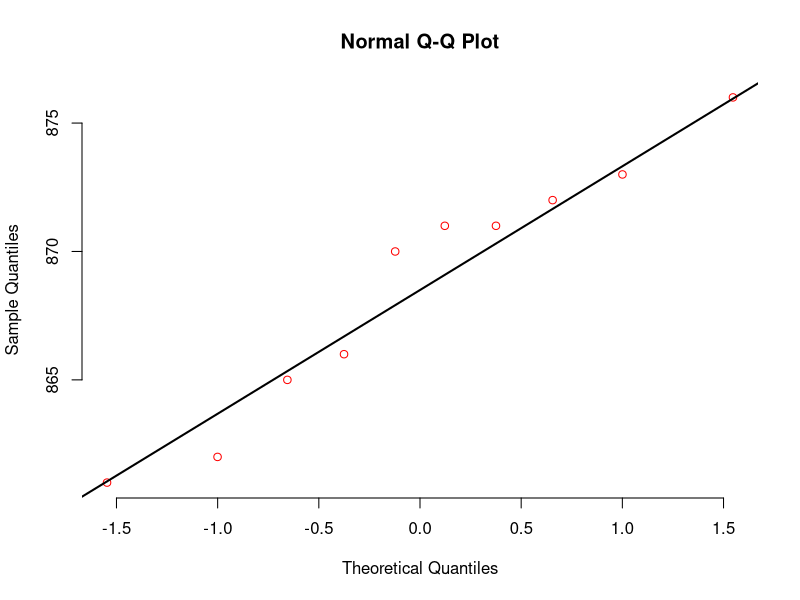
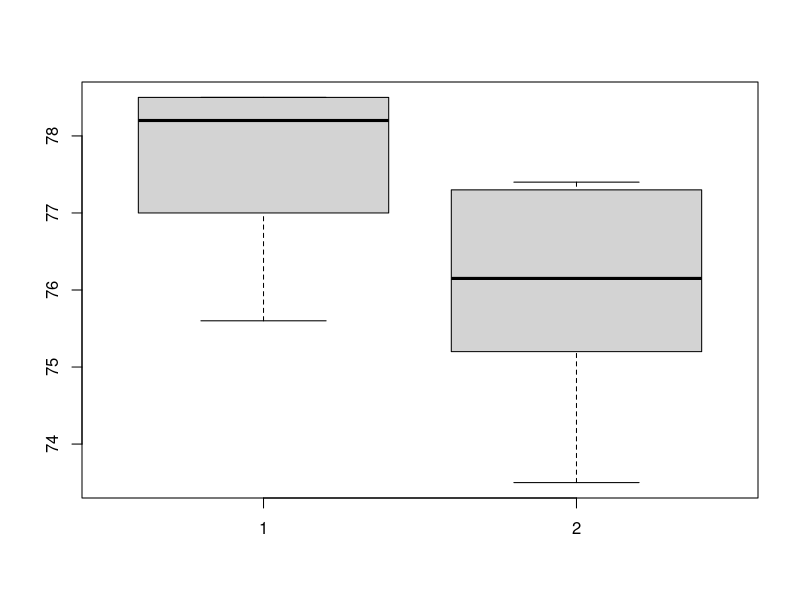
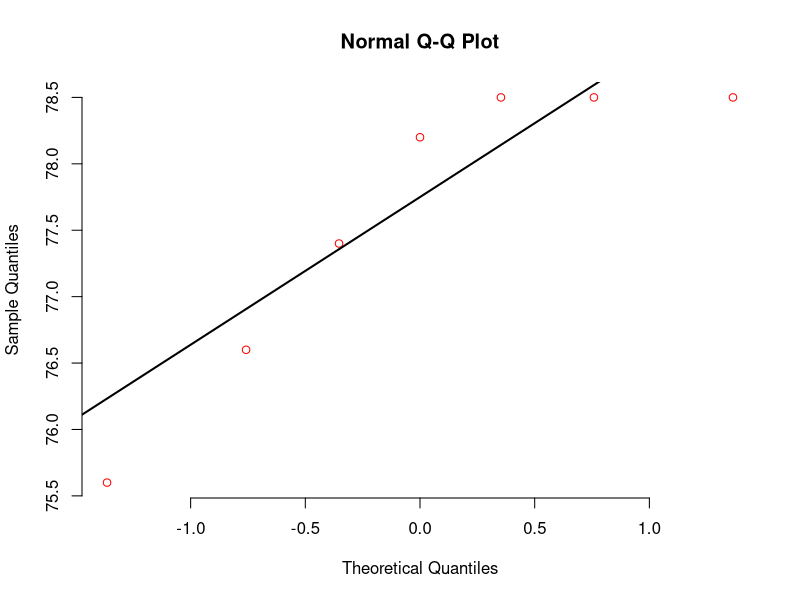
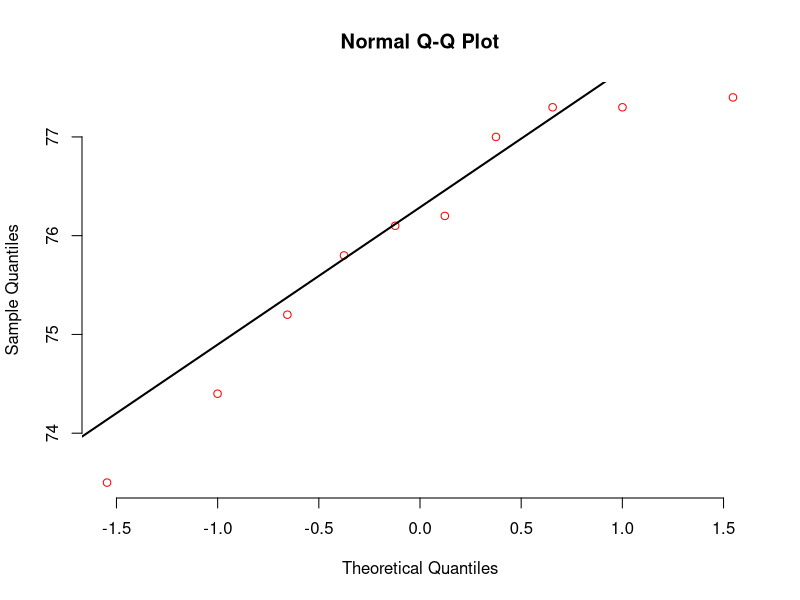
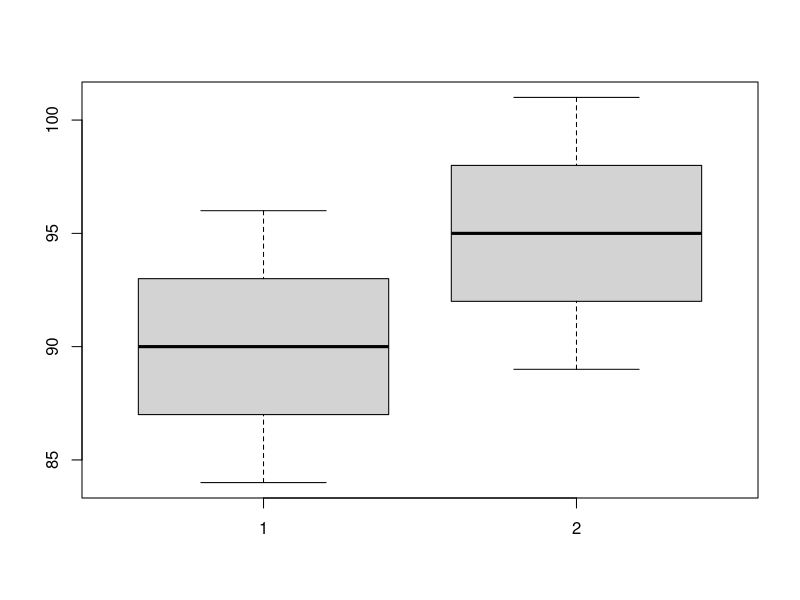
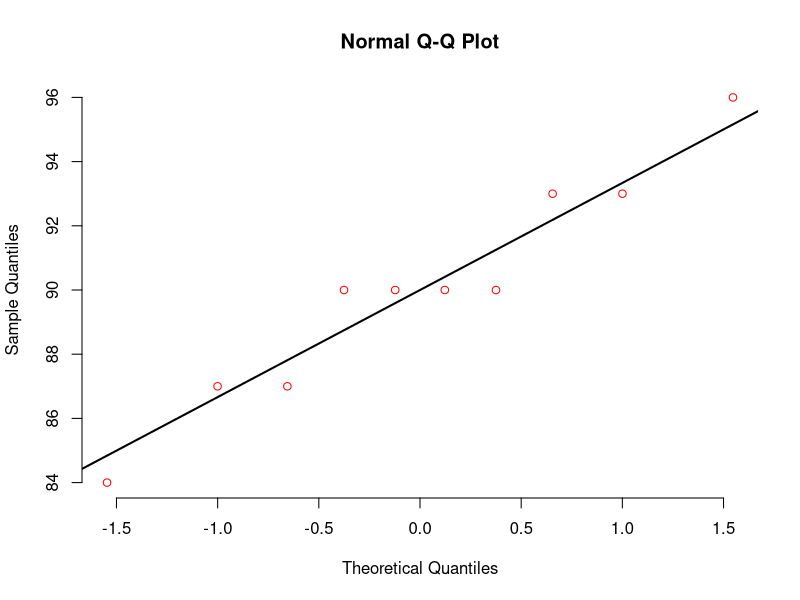
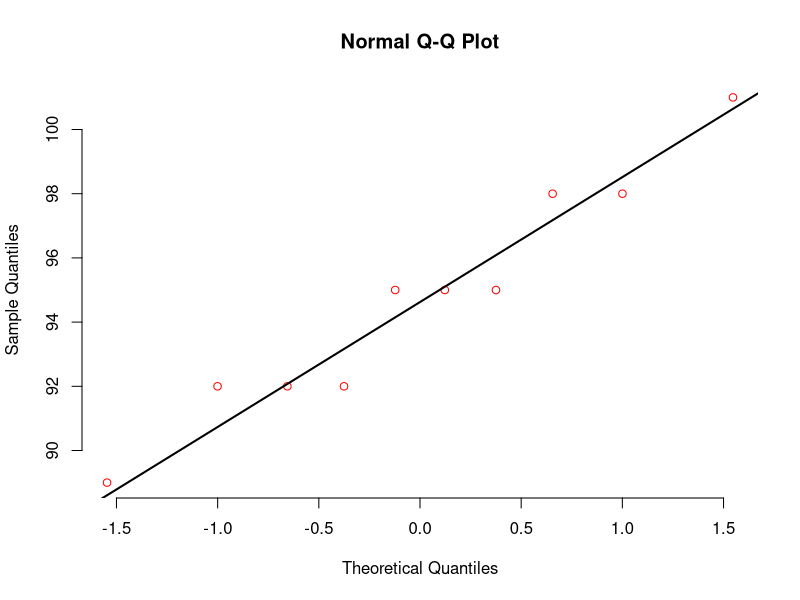
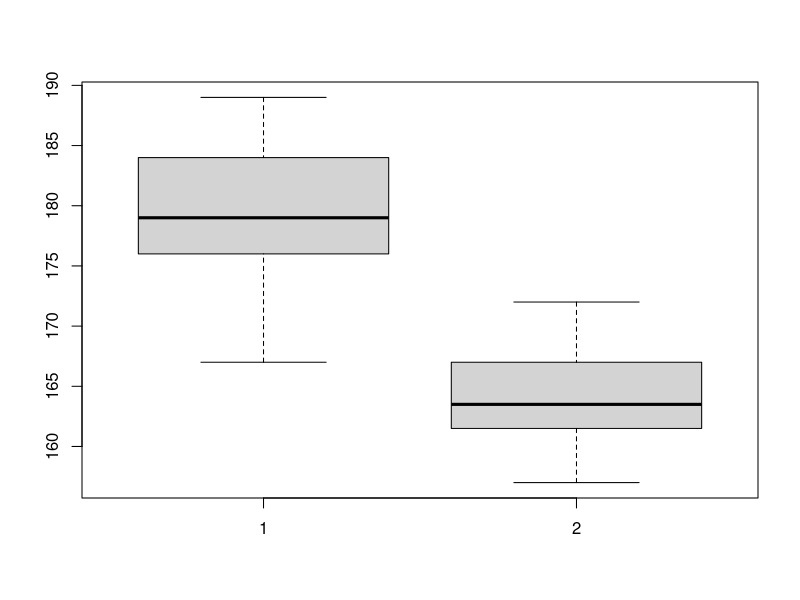

The R script that drew these images, in order:
# 1.  In a certain region, ten independent measurements of sea depth were made, and the following 
#    results were obtained: 862, 870, 876, 866, 871, 865, 861, 873, 871, 872. At the significance level of  
#    α = 0.05, verify the hypothesis that the average sea depth is 870m in this region.
(data_first <- c(862, 870, 876, 866, 871, 865, 861, 873, 871, 872))
## [1] 0.545861
test <- shapiro.test(data_first)
test$p.value

qqnorm(data_first, pch = 1, frame = FALSE, col="red")
qqline(data_first, lwd = 2)

## [1] 868.7
values <- t.test(data_first, mu = 870, alternative = "greater")
values$estimate
## [1] 0.2136555
values$p.value

# 2. Manufacturer of washing powder A claims that its product is significantly better than competitive powder B. 
#    To verify this assurance, the CTA (Consumer Test Agency) tested both washing powders. For this purpose, the measurements
#    of the washing degree of 7 pieces of fabric with powder A were carried out to obtain the results (in %):
#   78.2, 78.5, 75.6, 78.5, 78.5, 77.4, 76.6,
#   and 10 pieces of fabric with powder B to obtain the results (in %):
#   76.1, 75.2, 75.8, 77.3, 77.3, 77.0, 74.4, 76.2, 73.5, 77.4.
#   What should the CTA’s conclusion about the quality of these powders be?
powderA <- c(78.2, 78.5, 75.6, 78.5, 78.5, 77.4, 76.6)
powderB <- c(76.1, 75.2, 75.8, 77.3, 77.3, 77.0, 74.4, 76.2, 73.5, 77.4)
boxplot(powderA, powderB)
## [1] 0.06832755
shapiro.test(powderA)$p.value
## [1] 0.2558752
shapiro.test(powderB)$p.value
#QQPlot dla PowderA
qqnorm(powderA, pch=1, frame = F, col="red")
qqline(powderA, lwd=2)
#QQPlot dla PowderB
qqnorm(powderB, pch=1, frame = F, col="red")
qqline(powderB, lwd=2)
## [1] 1.304762
(var(powderA))
## [1] 1.764
(var(powderB))
## [1] 0.3683809
var.test(powderA, powderB, alternative = "less", var.equal=F)$p.value
## [1] 77.61429
(mean(powderA))
## [1] 76.02
(mean(powderB))
## [1] 0.01059375
t.test(powderA, powderB, var.equal = TRUE, alternative = 'greater')$p.value

# 3. A group of 10 people was subjected to a study aimed at examining the attitude towards public schools. 
#    Then the group watched an educational film aimed at improving the attitude towards this type of school.
#    The results are as follows (higher value means better attitude):
#    
#    before: 84, 87, 87, 90, 90, 90, 90, 93, 93, 96,
#    after: 89, 92, 98, 95, 95, 92, 95, 92, 98, 101.
#
#    Investigate if the film significantly improves attitude towards public schools.
before <- c(84, 87, 87, 90, 90, 90, 90, 93, 93, 96)
after <- c(89, 92, 98, 95, 95, 92, 95, 92, 98, 101)
boxplot(before, after)
## [1] 0.7025892
shapiro.test(before)$p.value
qqnorm(before, pch=1, frame = F, col="red")
qqline(before, lwd=2)
## [1] 0.691489
shapiro.test(after)$p.value
qqnorm(after, pch=1, frame = F, col="red")
qqline(after, lwd=2)
## [1] 90
mean(before)
## [1] 94.7
mean(after)
## [1] 0.0003786878
t.test(before, after, alternative = 'less', paired = TRUE)$p.value

# 4. The height of 13 men and 12 women in a sports center was examined. The results are as follows:
#    men: 171, 176, 179, 189, 176, 182, 173, 179, 184, 186, 189, 167, 177,
#    women: 161, 162, 163, 162, 166, 164, 168, 165, 168, 157, 161, 172.
#    Can we say that the average height of men is significantly greater than that of women?
men <- c(171, 176, 179, 189, 176, 182, 173, 179, 184, 186, 189, 167, 177)
women <- c(161, 162, 163, 162, 166, 164, 168, 165, 168, 157, 161, 172)
boxplot(men, women)
## [1] 0.8595396
shapiro.test(men)$p.value #p.value = 0.8595396 co jest większe od 0.05 - więc dalej w alternative daje greater
qqnorm(men, pch=1, frame = F, col="red")
qqline(men, lwd=2)
## [1] 0.9447828
shapiro.test(women)$p.value
qqnorm(women, pch=1, frame = F, col="red")
qqline(women, lwd=2)
## [1] 45.74359
var(men)
## [1] 16.08333
var(women)
## [1] 0.04689163
var.test(men, women, alternative = "greater")$p.value
## [1] 179.0769
mean(men)
## [1] 164.0833
mean(women)
## [1] 6.928802e-07
t.test(men, women, alternative = 'greater')$p.value

# 5.  Use the appropriate F and t-Student tests to solve the tasks 1-4, but now use their critical regions instead of p-values.
## 1.
##          t 
## -0.8312939
mean(data_first)
(t_data <- t.test(data_first, mu=870)$statistic)
## [1] -1.833113

## 2.
##         F 
## 0.7396609
(powder_var <- var.test(powderA, powderB, alternative = "less", var.equal=F)$estimate)
## [1] 0.243961

##        t 
## 2.573477
t.test(powderA, powderB, var.equal = TRUE, alternative = 'greater')$statistic
## [1] 1.75305

## 3.
##        t 
## -4.98199
## [1] -1.833113

## 4.
##        F 
## 2.844161
(menWomen_var <- var.test(men, women, alternative = "greater")$estimate)
## [1] 2.787569

##        t 
## 6.801919
t.test(men, women, alternative = 'greater')$statistic
## [1] 1.725753
